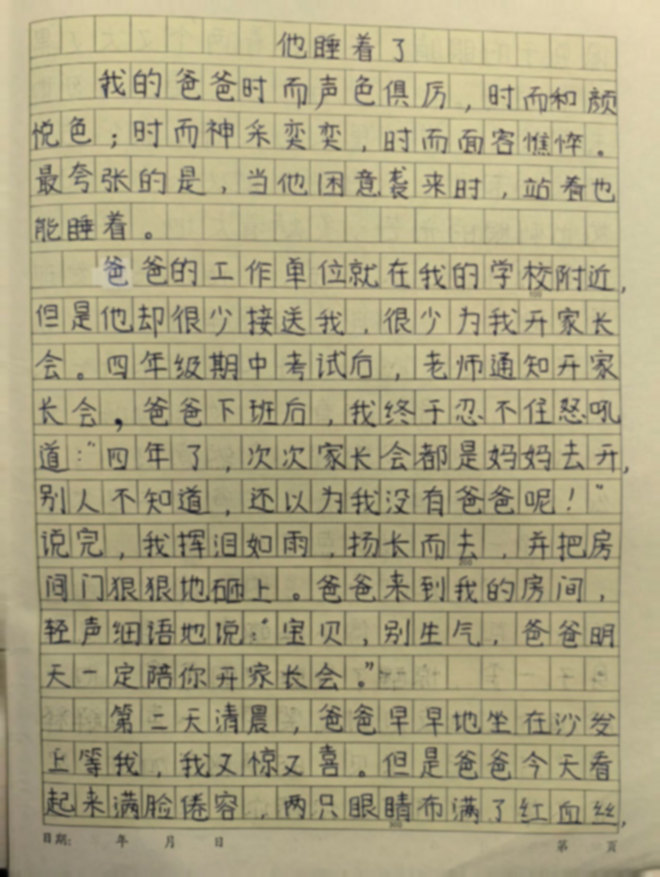
#> input picture test.jpg, 660 x 877 px
$ python preprocess_image.py ../test.jpg out.png
#> lines starting #> are read from the running program, lines starting #| are printed output that depends on the picture; after the words box and inside, x2 and y2 are one past the last pixel; in counts of white or black regions, pixels touching at a corner belong together
### homework/preprocessing.py
"""Reusable image cleanup, including Otsu binarization from the original experiment."""
from PIL import ImageFilter, ImageOps
from .validation import ValidationError

MODES = ('original', 'grayscale', 'binary', 'enhanced')


def otsu_threshold(histogram):
    total = sum(histogram)
    if not total:
        return 0
    full_sum = sum(i * n for i, n in enumerate(histogram))
    left_count = left_sum = 0
    best_variance, threshold = -1, 0
    for level, count in enumerate(histogram):
        left_count += count
        left_sum += level * count
        right_count = total - left_count
        if not left_count or not right_count:
            continue
        difference = left_sum / left_count - (full_sum - left_sum) / right_count
        variance = left_count * right_count * difference * difference
        if variance > best_variance:
            best_variance, threshold = variance, level
    return threshold


def prepare_image(image, mode='original'):
    if mode not in MODES:
        raise ValidationError('不支持的图像预处理方式。')
    if mode == 'original':
        return image.convert('RGB')
    gray = ImageOps.grayscale(image)
    if mode == 'grayscale':
        return gray.convert('RGB')
    if mode == 'enhanced':
        return ImageOps.autocontrast(gray).filter(ImageFilter.UnsharpMask(radius=1, percent=120, threshold=3)).convert('RGB')
    threshold = otsu_threshold(gray.histogram())
    return gray.point(lambda p: 255 if p > threshold else 0).convert('RGB')

### tools/preprocess_image.py
"""Usage: python tools/preprocess_image.py input.png output.png --mode binary"""
import argparse
import sys
from pathlib import Path
from PIL import Image, ImageOps
sys.path.insert(0, str(Path(__file__).resolve().parents[1]))
from homework.preprocessing import prepare_image, MODES


if __name__ == '__main__':
    parser = argparse.ArgumentParser(description='Preprocess an image using the same code as the OCR service.')
    parser.add_argument('input', type=Path)
    parser.add_argument('output', type=Path)
    parser.add_argument('--mode', choices=MODES, default='binary')
    args = parser.parse_args()
    if args.input.resolve() == args.output.resolve():
        parser.error('Choose a separate output path to preserve the original image.')
    if args.output.exists():
        parser.error('Output already exists; choose another filename.')
    args.output.parent.mkdir(parents=True, exist_ok=True)
    with Image.open(args.input) as image:
#> image is the input picture: PIL image 660x877 RGB; mean R, G, B 171.4, 163.6, 129.9
        prepare_image(ImageOps.exif_transpose(image), args.mode).save(args.output)
#> in prepare_image, `gray = ImageOps.grayscale(image)`:
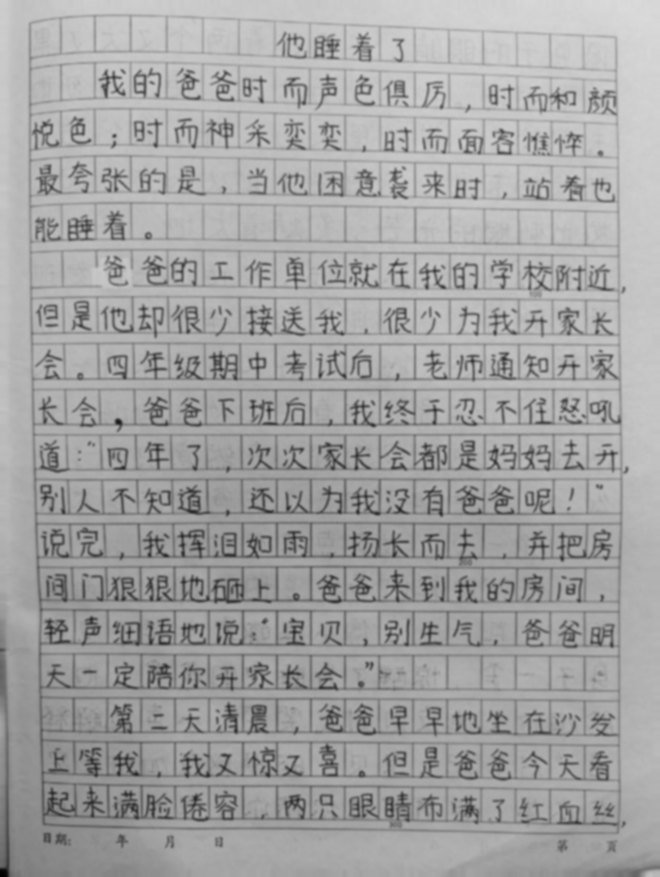
#> gray: PIL image 660x877 L; min 0, max 219, mean 162.1
#> in otsu_threshold, `total = sum(histogram)`: total = 578820
#> in otsu_threshold, `full_sum = sum(i * n for i, n in enumerate(histogram))`: full_sum = 93802831
#> the loop in otsu_threshold, `for level, count in enumerate(histogram):` made 256 passes
#> (count, left_count, left_sum, right_count, difference, best_variance) on passes 1 to 12: (4, 4, 0, 578816, -162.1, 6.08e+10), (5, 9, 5, 578811, -161.5, 1.36e+11), (7, 16, 19, 578804, -160.9, 2.4e+11), (4, 20, 31, 578800, -160.5, 2.98e+11), (5, 25, 51, 578795, -160, 3.71e+11), (3, 28, 66, 578792, -159.7, 4.13e+11), (3, 31, 84, 578789, -159.4, 4.56e+11), (3, 34, 105, 578786, -159, 4.97e+11), (1, 35, 113, 578785, -158.8, 5.11e+11), (3, 38, 140, 578782, -158.4, 5.52e+11), (1, 39, 150, 578781, -158.2, 5.65e+11), (1, 40, 161, 578780, -158, 5.78e+11)
#> (left_count, left_sum, right_count, difference, best_variance) on passes 61 to 66: (742, 37643, 578078, -111.5, 5.33e+12), (824, 42645, 577996, -110.5, 5.81e+12), (930, 49217, 577890, -109.3, 6.42e+12), (1038, 56021, 577782, -108.3, 7.03e+12), (1143, 62741, 577677, -107.4, 7.61e+12), (1255, 70021, 577565, -106.5, 8.22e+12)
#> after the loop in otsu_threshold, `for level, count in enumerate(histogram):`: best_variance = 1.73e+14; left_count = 578820; left_sum = 93802831; threshold = 152
#> in prepare_image, `return gray.point(lambda p: 255 if p > threshold else 0).convert('RGB')`:
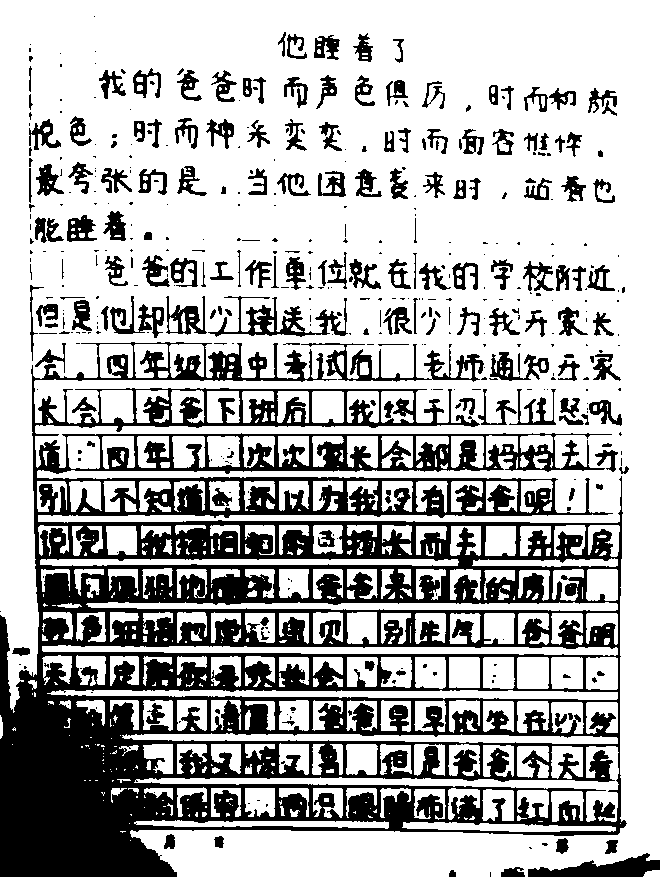
#> returned value: PIL image 660x877 RGB; 69.7% white; 451 black regions (272 under 20 px), largest, box (x1, y1, x2, y2) and area: (0, 342, 627, 877) 137980, (301, 343, 484, 382) 1843, (208, 296, 348, 337) 1687
    print(args.output)
